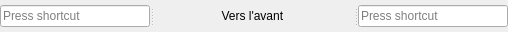
                <widget class="QSplitter" name="splitter_40">
                 <property name="sizePolicy">
                  <sizepolicy hsizetype="Fixed" vsizetype="Fixed">
                   <horstretch>0</horstretch>
                   <verstretch>0</verstretch>
                  </sizepolicy>
                 </property>
                 <property name="minimumSize">
                  <size>
                   <width>502</width>
                   <height>32</height>
                  </size>
                 </property>
                 <property name="orientation">
                  <enum>Qt::Horizontal</enum>
                 </property>
                 <widget class="QKeySequenceEdit" name="_2Player_1_KeyPieceForwardMovement">
                  <property name="sizePolicy">
                   <sizepolicy hsizetype="Fixed" vsizetype="Fixed">
                    <horstretch>0</horstretch>
                    <verstretch>0</verstretch>
                   </sizepolicy>
                  </property>
                  <property name="minimumSize">
                   <size>
                    <width>150</width>
                    <height>32</height>
                   </size>
                  </property>
                  <property name="maximumSize">
                   <size>
                    <width>150</width>
                    <height>32</height>
                   </size>
                  </property>
                 </widget>
                 <widget class="QLabel" name="label_43">
                  <property name="sizePolicy">
                   <sizepolicy hsizetype="Fixed" vsizetype="Fixed">
                    <horstretch>0</horstretch>
                    <verstretch>0</verstretch>
                   </sizepolicy>
                  </property>
                  <property name="minimumSize">
                   <size>
                    <width>200</width>
                    <height>32</height>
                   </size>
                  </property>
                  <property name="maximumSize">
                   <size>
                    <width>200</width>
                    <height>32</height>
                   </size>
                  </property>
                  <property name="text">
                   <string>Vers l'avant </string>
                  </property>
                  <property name="alignment">
                   <set>Qt::AlignCenter</set>
                  </property>
                 </widget>
                 <widget class="QKeySequenceEdit" name="_2Player_2_KeyPieceForwardMovement">
                  <property name="sizePolicy">
                   <sizepolicy hsizetype="Fixed" vsizetype="Fixed">
                    <horstretch>0</horstretch>
                    <verstretch>0</verstretch>
                   </sizepolicy>
                  </property>
                  <property name="minimumSize">
                   <size>
                    <width>150</width>
                    <height>32</height>
                   </size>
                  </property>
                  <property name="maximumSize">
                   <size>
                    <width>150</width>
                    <height>32</height>
                   </size>
                  </property>
                 </widget>
                </widget>
